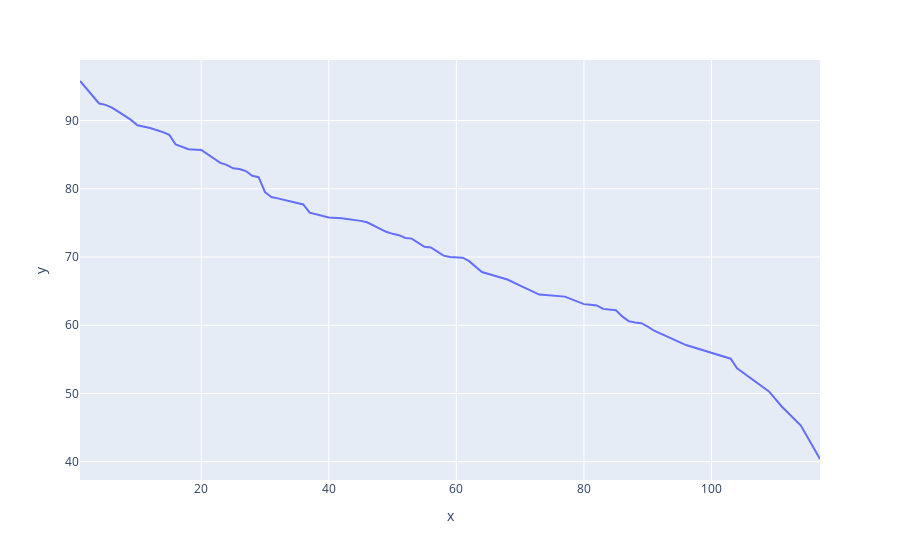
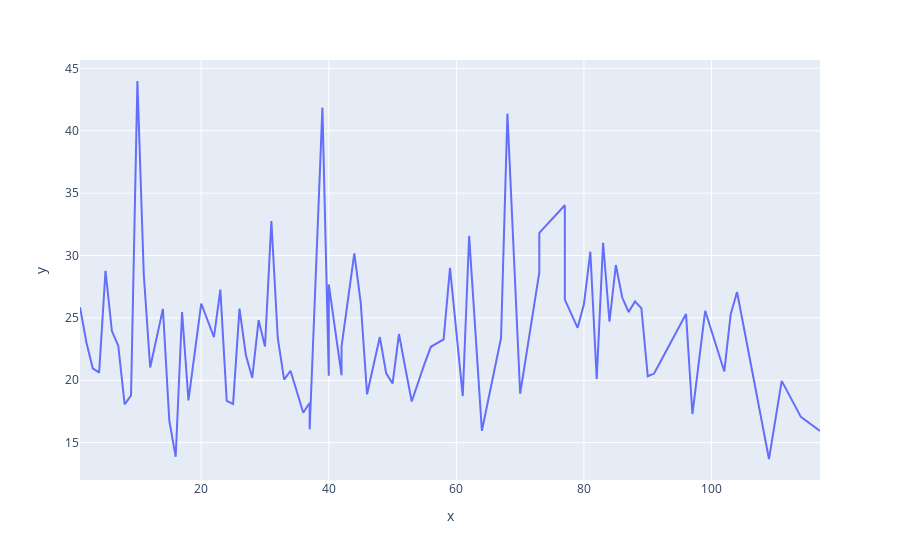

These figures' notebook cell, in order:
### Code cell
import plotly.express as px

fig = px.line(x = df_merge['rank'],y = df_merge['score'])

fig.show()

fig_2 = px.line(x = df_merge['rank'],y =  np.log(1 / df_merge['glocality']))

fig_2.show()

### Figure 1 — Plotly figure (JSON) as saved in the notebook; plotly's stock layout.template omitted (floating-point values rounded to 4 significant figures)
{"data": [{"hovertemplate": "x=%{x}<br>y=%{y}<extra></extra>", "legendgroup": "", "line": {"color": "#636efa", "dash": "solid"}, "marker": {"symbol": "circle"}, "mode": "lines", "name": "", "orientation": "v", "showlegend": false, "type": "scatter", "x": [1, 2, 3, 4, 5, 6, 7, 8, 9, 10, 11, 12, 14, 15, 16, 17, 18, 20, 22, 23, 24, 25, 26, 27, 28, 29, 30, 31, 32, 33, 34, 36, 37, 37, 39, 40, 40, 42, 42, 44, 45, 46, 48, 49, 50, 51, 52, 53, 55, 56, 58, 59, 61, 62, 64, 67, 68, 70, 73, 73, 73, 77, 77, 79, 80, 81, 82, 83, 84, 85, 86, 87, 88, 89, 90, 91, 96, 97, 99, 102, 103, 104, 109, 111, 114, 117], "xaxis": "x", "y": [95.8, 94.7, 93.6, 92.5, 92.3, 91.9, 91.3, 90.7, 90.1, 89.3, 89.1, 88.9, 88.3, 87.9, 86.5, 86.2, 85.8, 85.7, 84.4, 83.8, 83.5, 83, 82.9, 82.6, 81.9, 81.7, 79.5, 78.8, 78.6, 78.4, 78.1, 77.7, 76.5, 76.5, 76.1, 75.8, 75.8, 75.7, 75.7, 75.5, 75.3, 75.1, 74.2, 73.7, 73.4, 73.2, 72.8, 72.7, 71.5, 71.4, 70.2, 70, 69.9, 69.4, 67.8, 67, 66.7, 65.8, 64.5, 64.5, 64.5, 64.2, 64.2, 63.4, 63.1, 63, 62.9, 62.4, 62.3, 62.2, 61.3, 60.6, 60.4, 60.3, 59.8, 59.2, 57.1, 56.8, 56.2, 55.4, 55.1, 53.7, 50.3, 48.1, 45.3, 40.4], "yaxis": "y"}], "layout": {"legend": {"tracegroupgap": 0}, "margin": {"t": 60}, "xaxis": {"anchor": "y", "domain": [0, 1], "title": {"text": "x"}}, "yaxis": {"anchor": "x", "domain": [0, 1], "title": {"text": "y"}}}}

### Figure 2 — Plotly figure (JSON) as saved in the notebook; plotly's stock layout.template omitted (floating-point values rounded to 4 significant figures)
{"data": [{"hovertemplate": "x=%{x}<br>y=%{y}<extra></extra>", "legendgroup": "", "line": {"color": "#636efa", "dash": "solid"}, "marker": {"symbol": "circle"}, "mode": "lines", "name": "", "orientation": "v", "showlegend": false, "type": "scatter", "x": [1, 2, 3, 4, 5, 6, 7, 8, 9, 10, 11, 12, 14, 15, 16, 17, 18, 20, 22, 23, 24, 25, 26, 27, 28, 29, 30, 31, 32, 33, 34, 36, 37, 37, 39, 40, 40, 42, 42, 44, 45, 46, 48, 49, 50, 51, 52, 53, 55, 56, 58, 59, 61, 62, 64, 67, 68, 70, 73, 73, 73, 77, 77, 79, 80, 81, 82, 83, 84, 85, 86, 87, 88, 89, 90, 91, 96, 97, 99, 102, 103, 104, 109, 111, 114, 117], "xaxis": "x", "y": [25.85, 23.04, 20.96, 20.61, 28.77, 23.94, 22.76, 18.06, 18.79, 43.99, 28.46, 21.03, 25.72, 16.75, 13.87, 25.47, 18.38, 26.15, 23.45, 27.26, 18.35, 18.11, 25.74, 22.03, 20.19, 24.81, 22.7, 32.76, 23.39, 20.05, 20.76, 17.39, 18.19, 16.08, 41.85, 20.37, 27.68, 20.41, 22.7, 30.16, 26.25, 18.87, 23.46, 20.56, 19.73, 23.71, 20.98, 18.3, 21.31, 22.68, 23.28, 29.0, 18.72, 31.57, 15.95, 23.38, 41.37, 18.92, 28.64, 30.39, 31.82, 34.03, 26.47, 24.2, 26.1, 30.3, 20.1, 31.02, 24.69, 29.23, 26.63, 25.47, 26.31, 25.78, 20.32, 20.54, 25.31, 17.29, 25.57, 20.71, 25.3, 27.08, 13.69, 19.95, 17.06, 15.94], "yaxis": "y"}], "layout": {"legend": {"tracegroupgap": 0}, "margin": {"t": 60}, "xaxis": {"anchor": "y", "domain": [0, 1], "title": {"text": "x"}}, "yaxis": {"anchor": "x", "domain": [0, 1], "title": {"text": "y"}}}}
